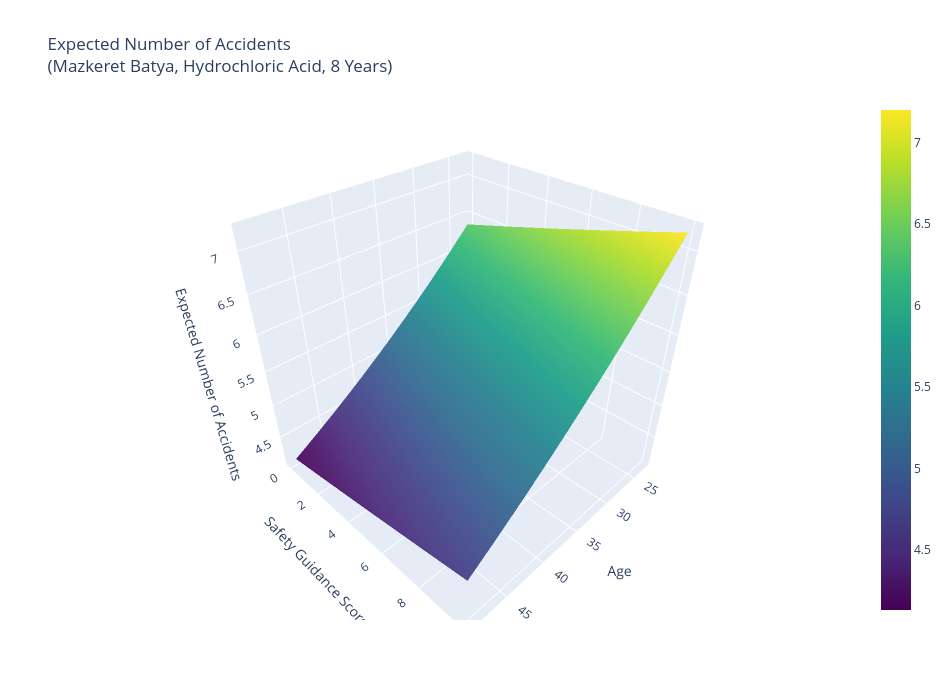

Notebook code for this chart:
### Code cell
# שליפת מקדמי המודל
intercept = nb_result.params['Intercept']
beta_age = nb_result.params['age']
beta_safety = nb_result.params['safety_guidence_score']

# יצירת טווחים מהנתונים
age_vals = np.linspace(df_part_2['age'].min(), df_part_2['age'].max(), 50)
safety_vals = np.linspace(
    df_part_2['safety_guidence_score'].min(),
    df_part_2['safety_guidence_score'].max(),
    50
)

Age_grid, Safety_grid = np.meshgrid(age_vals, safety_vals)

# קבוע לפי השאלה
time_fixed = 8

# חישוב החלק הלינארי (בלי time!)
Z_log = (
    intercept
    + beta_age * Age_grid
    + beta_safety * Safety_grid
)

# הוספת offset
Z_log += np.log(time_fixed)

# חישוב התוחלת החזויה
Z_accidents = np.exp(Z_log)

# גרף אינטראקטיבי
fig = go.Figure(
    data=[
        go.Surface(
            x=Age_grid,
            y=Safety_grid,
            z=Z_accidents,
            colorscale="Viridis",
            opacity=0.95
        )
    ]
)

fig.update_layout(
    title="Expected Number of Accidents<br>(Mazkeret Batya, Hydrochloric Acid, 8 Years)",
    scene=dict(
        xaxis_title="Age",
        yaxis_title="Safety Guidance Score",
        zaxis_title="Expected Number of Accidents"
    ),
    width=950,
    height=700
)

fig.show()

### Figure 1 — Plotly figure (JSON) as saved in the notebook; plotly's stock layout.template omitted (floating-point values rounded to 4 significant figures; data arrays with more than 128 entries replaced by an {"elided": "..."} marker saying what was removed)
{"data": [{"colorscale": [[0, "#440154"], [0.1111, "#482878"], [0.2222, "#3e4989"], [0.3333, "#31688e"], [0.4444, "#26828e"], [0.5556, "#1f9e89"], [0.6667, "#35b779"], [0.7778, "#6ece58"], [0.8889, "#b5de2b"], [1, "#fde725"]], "opacity": 0.95, "type": "surface", "x": {"elided": "50x50 float values"}, "y": {"elided": "50x50 float values"}, "z": {"elided": "50x50 float values"}}], "layout": {"height": 700, "scene": {"aspectmode": "auto", "aspectratio": {"x": 1, "y": 1, "z": 1}, "xaxis": {"title": {"text": "Age"}, "type": "linear"}, "yaxis": {"title": {"text": "Safety Guidance Score"}, "type": "linear"}, "zaxis": {"title": {"text": "Expected Number of Accidents"}, "type": "linear"}}, "title": {"text": "Expected Number of Accidents<br>(Mazkeret Batya, Hydrochloric Acid, 8 Years)"}, "width": 950}}
